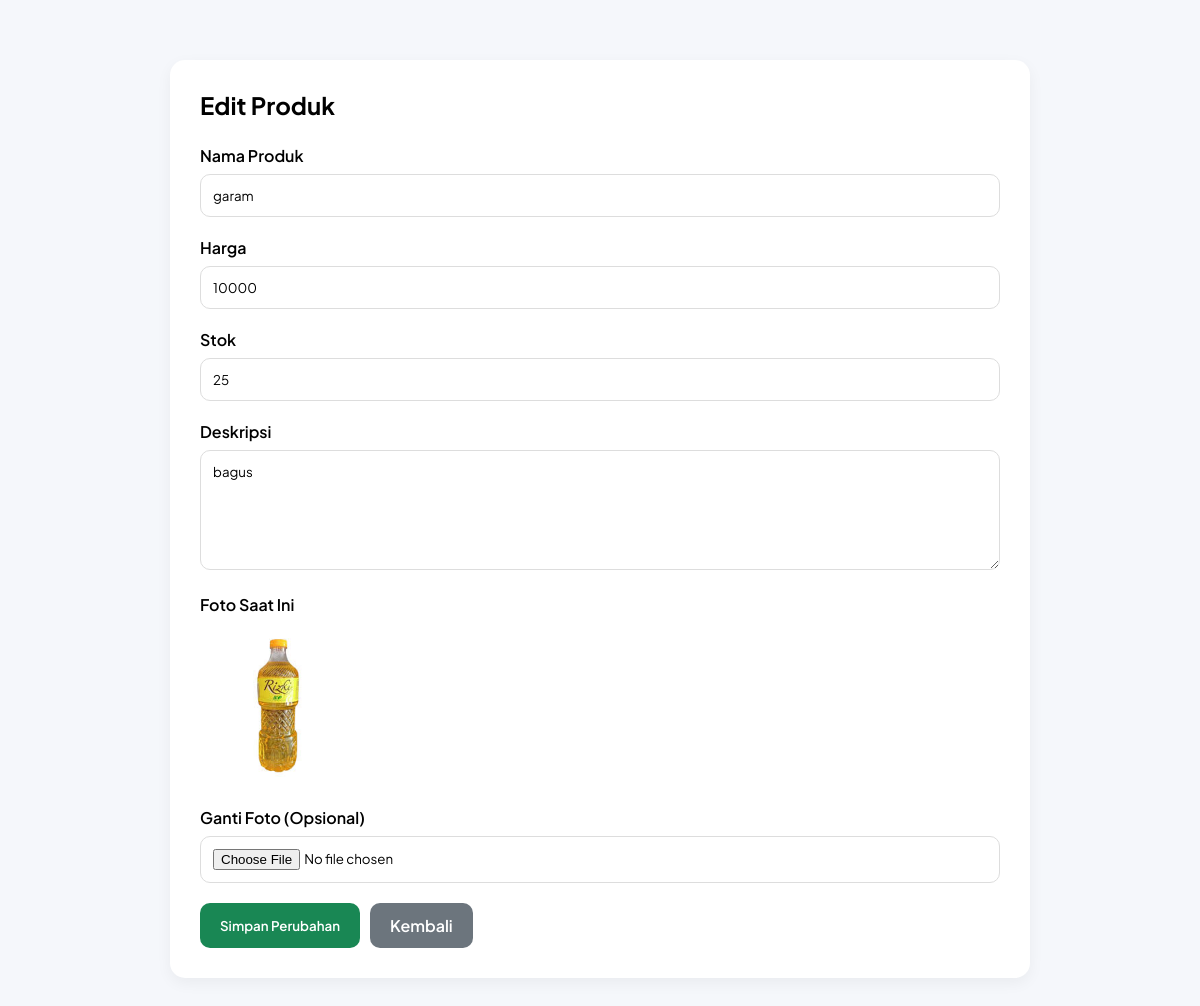
Screenshot of /admin/edit_produk.php?id=8 (signed in) with the database file from the repository.
### tables this page shows
CREATE TABLE `produk` (
  `id` int(11) NOT NULL,
  `nama_produk` varchar(255) NOT NULL,
  `harga` int(11) NOT NULL,
  `stok` int(11) DEFAULT 0,
  `foto` varchar(255) NOT NULL,
  `deskripsi` text DEFAULT NULL,
  `created_at` timestamp NOT NULL DEFAULT current_timestamp()
);

### admin/edit_produk.php (the view, shortened to what this page needs)
<?php
require_once __DIR__ . '/../config/koneksi.php';
$id = (int) $_GET['id'];
$query = mysqli_query(
    $conn,
    "SELECT * FROM produk WHERE id='$id' LIMIT 1"
);
$produk = mysqli_fetch_assoc($query);
?>
<!DOCTYPE html>
<html lang="id">
<head>
</head>
<body>
<div class="container">
    <div class="card">
        <h2>Edit Produk</h2>
        <form method="POST" enctype="multipart/form-data">
            <div class="form-group">
                <label>Nama Produk</label>
                <input
                    type="text"
                    name="nama_produk"
                    value="<?= htmlspecialchars($produk['nama_produk']); ?>"
                    required>
            </div>
            <div class="form-group">
                <label>Harga</label>
                <input
                    type="number"
                    name="harga"
                    value="<?= $produk['harga']; ?>"
                    required>
            </div>
            <div class="form-group">
                <label>Stok</label>
                <input
                    type="number"
                    name="stok"
                    value="<?= $produk['stok']; ?>"
                    required>
            </div>
            <div class="form-group">
                <label>Deskripsi</label>
                <textarea name="deskripsi"><?= htmlspecialchars($produk['deskripsi']); ?></textarea>
            </div>
            <div class="form-group">
                <label>Foto Saat Ini</label>
                <img
                    src="../upload/<?= htmlspecialchars($produk['foto']); ?>"
                    class="preview"
                    alt="Foto Produk">
            </div>
            <div class="form-group">
                <label>Ganti Foto (Opsional)</label>
                <input
                    type="file"
                    name="foto"
                    accept=".jpg,.jpeg,.png,.webp">
            </div>
            <div class="action">
                <button
                    type="submit"
                    name="update"
                    class="btn btn-success">
                    Simpan Perubahan
                </button>
                <a
                    href="produk.php"
                    class="btn btn-secondary">
                    Kembali
                </a>
            </div>
        </form>
    </div>
</div>
</body>
</html>

### admin/edit_produk.php (style rules this page uses)
* { margin:0; padding:0; box-sizing:border-box; font-family:'Plus Jakarta Sans',sans-serif; }
body { background:#f5f7fb; }
.container { max-width:900px; margin:40px auto; padding:20px; }
.card { background:white; border-radius:15px; padding:30px; box-shadow:0 5px 15px rgba(0,0,0,.05); }
h2 { margin-bottom:25px; }
.form-group { margin-bottom:20px; }
label { display:block; margin-bottom:8px; font-weight:600; }
input, textarea { width:100%; padding:12px; border:1px solid #ddd; border-radius:10px; outline:none; }
textarea { min-height:120px; resize:vertical; }
.preview { width:150px; border-radius:10px; margin-top:10px; }
.btn { border:none; padding:12px 20px; border-radius:10px; cursor:pointer; color:white; font-weight:600; text-decoration:none; }
.btn-success { background:#198754; }
.btn-secondary { background:#6c757d; }
.action { display:flex; gap:10px; }

### rows the page displays
produk: nama_produk "garam", harga "10000", stok "25", deskripsi "bagus", foto (picture)
